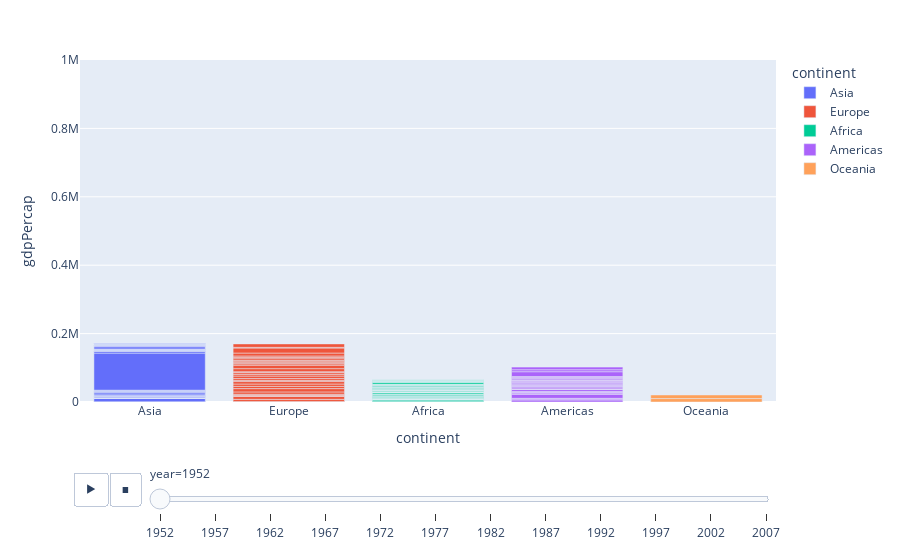

The cell this chart's notebook holds for it:
### Markdown cell above
## Plotly - Animations

### Code cell
import plotly.express as px

df = px.data.gapminder()

fig = px.bar(df,
             x='continent',
             y='gdpPercap',
             color='continent',
             animation_frame='year',
             animation_group='country',
             range_y=[0, 1000000])
fig.show()

### Figure 1 — Plotly figure (JSON) as saved in the notebook; plotly's stock layout.template omitted (floating-point values rounded to 4 significant figures)
{"data": [{"alignmentgroup": "True", "hovertemplate": "continent=%{x}<br>year=1952<br>gdpPercap=%{y}<extra></extra>", "ids": ["Afghanistan", "Bahrain", "Bangladesh", "Cambodia", "China", "Hong Kong, China", "India", "Indonesia", "Iran", "Iraq", "Israel", "Japan", "Jordan", "Korea, Dem. Rep.", "Korea, Rep.", "Kuwait", "Lebanon", "Malaysia", "Mongolia", "Myanmar", "Nepal", "Oman", "Pakistan", "Philippines", "Saudi Arabia", "Singapore", "Sri Lanka", "Syria", "Taiwan", "Thailand", "Vietnam", "West Bank and Gaza", "Yemen, Rep."], "legendgroup": "Asia", "marker": {"color": "#636efa"}, "name": "Asia", "offsetgroup": "Asia", "orientation": "v", "showlegend": true, "textposition": "auto", "type": "bar", "x": ["Asia", "Asia", "Asia", "Asia", "Asia", "Asia", "Asia", "Asia", "Asia", "Asia", "Asia", "Asia", "Asia", "Asia", "Asia", "Asia", "Asia", "Asia", "Asia", "Asia", "Asia", "Asia", "Asia", "Asia", "Asia", "Asia", "Asia", "Asia", "Asia", "Asia", "Asia", "Asia", "Asia"], "xaxis": "x", "y": [779.4, 9867.0, 684.2, 368.5, 400.4, 3054.0, 546.6, 749.7, 3035.0, 4130.0, 4087.0, 3217.0, 1547.0, 1088.0, 1031.0, 108400.0, 4835.0, 1831.0, 786.6, 331, 545.9, 1828.0, 684.6, 1273.0, 6460.0, 2315.0, 1084.0, 1643.0, 1207.0, 757.8, 605.1, 1516.0, 781.7], "yaxis": "y"}, {"alignmentgroup": "True", "hovertemplate": "continent=%{x}<br>year=1952<br>gdpPercap=%{y}<extra></extra>", "ids": ["Albania", "Austria", "Belgium", "Bosnia and Herzegovina", "Bulgaria", "Croatia", "Czech Republic", "Denmark", "Finland", "France", "Germany", "Greece", "Hungary", "Iceland", "Ireland", "Italy", "Montenegro", "Netherlands", "Norway", "Poland", "Portugal", "Romania", "Serbia", "Slovak Republic", "Slovenia", "Spain", "Sweden", "Switzerland", "Turkey", "United Kingdom"], "legendgroup": "Europe", "marker": {"color": "#EF553B"}, "name": "Europe", "offsetgroup": "Europe", "orientation": "v", "showlegend": true, "textposition": "auto", "type": "bar", "x": ["Europe", "Europe", "Europe", "Europe", "Europe", "Europe", "Europe", "Europe", "Europe", "Europe", "Europe", "Europe", "Europe", "Europe", "Europe", "Europe", "Europe", "Europe", "Europe", "Europe", "Europe", "Europe", "Europe", "Europe", "Europe", "Europe", "Europe", "Europe", "Europe", "Europe"], "xaxis": "x", "y": [1601.0, 6137.0, 8343.0, 973.5, 2444.0, 3119.0, 6876.0, 9692.0, 6425.0, 7030.0, 7144.0, 3531.0, 5264.0, 7268.0, 5210.0, 4931.0, 2648.0, 8942.0, 10100.0, 4029.0, 3068.0, 3145.0, 3581.0, 5075.0, 4215.0, 3834.0, 8528.0, 14730.0, 1969.0, 9980.0], "yaxis": "y"}, {"alignmentgroup": "True", "hovertemplate": "continent=%{x}<br>year=1952<br>gdpPercap=%{y}<extra></extra>", "ids": ["Algeria", "Angola", "Benin", "Botswana", "Burkina Faso", "Burundi", "Cameroon", "Central African Republic", "Chad", "Comoros", "Congo, Dem. Rep.", "Congo, Rep.", "Cote d'Ivoire", "Djibouti", "Egypt", "Equatorial Guinea", "Eritrea", "Ethiopia", "Gabon", "Gambia", "Ghana", "Guinea", "Guinea-Bissau", "Kenya", "Lesotho", "Liberia", "Libya", "Madagascar", "Malawi", "Mali", "Mauritania", "Mauritius", "Morocco", "Mozambique", "Namibia", "Niger", "Nigeria", "Reunion", "Rwanda", "Sao Tome and Principe", "Senegal", "Sierra Leone", "Somalia", "South Africa", "Sudan", "Swaziland", "Tanzania", "Togo", "Tunisia", "Uganda", "Zambia", "Zimbabwe"], "legendgroup": "Africa", "marker": {"color": "#00cc96"}, "name": "Africa", "offsetgroup": "Africa", "orientation": "v", "showlegend": true, "textposition": "auto", "type": "bar", "x": ["Africa", "Africa", "Africa", "Africa", "Africa", "Africa", "Africa", "Africa", "Africa", "Africa", "Africa", "Africa", "Africa", "Africa", "Africa", "Africa", "Africa", "Africa", "Africa", "Africa", "Africa", "Africa", "Africa", "Africa", "Africa", "Africa", "Africa", "Africa", "Africa", "Africa", "Africa", "Africa", "Africa", "Africa", "Africa", "Africa", "Africa", "Africa", "Africa", "Africa", "Africa", "Africa", "Africa", "Africa", "Africa", "Africa", "Africa", "Africa", "Africa", "Africa", "Africa", "Africa"], "xaxis": "x", "y": [2449.0, 3521.0, 1063.0, 851.2, 543.3, 339.3, 1173.0, 1071.0, 1179.0, 1103.0, 780.5, 2126.0, 1389.0, 2670.0, 1419.0, 375.6, 328.9, 362.1, 4293.0, 485.2, 911.3, 510.2, 299.9, 853.5, 298.8, 575.6, 2388.0, 1443.0, 369.2, 452.3, 743.1, 1968.0, 1688.0, 468.5, 2424.0, 761.9, 1077.0, 2719.0, 493.3, 879.6, 1450.0, 879.8, 1136.0, 4725.0, 1616.0, 1148.0, 716.7, 859.8, 1468.0, 734.8, 1147.0, 406.9], "yaxis": "y"}, {"alignmentgroup": "True", "hovertemplate": "continent=%{x}<br>year=1952<br>gdpPercap=%{y}<extra></extra>", "ids": ["Argentina", "Bolivia", "Brazil", "Canada", "Chile", "Colombia", "Costa Rica", "Cuba", "Dominican Republic", "Ecuador", "El Salvador", "Guatemala", "Haiti", "Honduras", "Jamaica", "Mexico", "Nicaragua", "Panama", "Paraguay", "Peru", "Puerto Rico", "Trinidad and Tobago", "United States", "Uruguay", "Venezuela"], "legendgroup": "Americas", "marker": {"color": "#ab63fa"}, "name": "Americas", "offsetgroup": "Americas", "orientation": "v", "showlegend": true, "textposition": "auto", "type": "bar", "x": ["Americas", "Americas", "Americas", "Americas", "Americas", "Americas", "Americas", "Americas", "Americas", "Americas", "Americas", "Americas", "Americas", "Americas", "Americas", "Americas", "Americas", "Americas", "Americas", "Americas", "Americas", "Americas", "Americas", "Americas", "Americas"], "xaxis": "x", "y": [5911.0, 2677.0, 2109.0, 11370.0, 3940.0, 2144.0, 2627.0, 5587.0, 1398.0, 3522.0, 3048.0, 2428.0, 1840.0, 2195.0, 2899.0, 3478.0, 3112.0, 2480.0, 1952.0, 3759.0, 3082.0, 3023.0, 13990.0, 5717.0, 7690.0], "yaxis": "y"}, {"alignmentgroup": "True", "hovertemplate": "continent=%{x}<br>year=1952<br>gdpPercap=%{y}<extra></extra>", "ids": ["Australia", "New Zealand"], "legendgroup": "Oceania", "marker": {"color": "#FFA15A"}, "name": "Oceania", "offsetgroup": "Oceania", "orientation": "v", "showlegend": true, "textposition": "auto", "type": "bar", "x": ["Oceania", "Oceania"], "xaxis": "x", "y": [10040.0, 10560.0], "yaxis": "y"}], "layout": {"barmode": "relative", "legend": {"title": {"text": "continent"}, "tracegroupgap": 0}, "margin": {"t": 60}, "sliders": [{"active": 0, "currentvalue": {"prefix": "year="}, "len": 0.9, "pad": {"b": 10, "t": 60}, "steps": [{"args": [["1952"], {"frame": {"duration": 0, "redraw": true}, "fromcurrent": true, "mode": "immediate", "transition": {"duration": 0, "easing": "linear"}}], "label": "1952", "method": "animate"}, {"args": [["1957"], {"frame": {"duration": 0, "redraw": true}, "fromcurrent": true, "mode": "immediate", "transition": {"duration": 0, "easing": "linear"}}], "label": "1957", "method": "animate"}, {"args": [["1962"], {"frame": {"duration": 0, "redraw": true}, "fromcurrent": true, "mode": "immediate", "transition": {"duration": 0, "easing": "linear"}}], "label": "1962", "method": "animate"}, {"args": [["1967"], {"frame": {"duration": 0, "redraw": true}, "fromcurrent": true, "mode": "immediate", "transition": {"duration": 0, "easing": "linear"}}], "label": "1967", "method": "animate"}, {"args": [["1972"], {"frame": {"duration": 0, "redraw": true}, "fromcurrent": true, "mode": "immediate", "transition": {"duration": 0, "easing": "linear"}}], "label": "1972", "method": "animate"}, {"args": [["1977"], {"frame": {"duration": 0, "redraw": true}, "fromcurrent": true, "mode": "immediate", "transition": {"duration": 0, "easing": "linear"}}], "label": "1977", "method": "animate"}, {"args": [["1982"], {"frame": {"duration": 0, "redraw": true}, "fromcurrent": true, "mode": "immediate", "transition": {"duration": 0, "easing": "linear"}}], "label": "1982", "method": "animate"}, {"args": [["1987"], {"frame": {"duration": 0, "redraw": true}, "fromcurrent": true, "mode": "immediate", "transition": {"duration": 0, "easing": "linear"}}], "label": "1987", "method": "animate"}, {"args": [["1992"], {"frame": {"duration": 0, "redraw": true}, "fromcurrent": true, "mode": "immediate", "transition": {"duration": 0, "easing": "linear"}}], "label": "1992", "method": "animate"}, {"args": [["1997"], {"frame": {"duration": 0, "redraw": true}, "fromcurrent": true, "mode": "immediate", "transition": {"duration": 0, "easing": "linear"}}], "label": "1997", "method": "animate"}, {"args": [["2002"], {"frame": {"duration": 0, "redraw": true}, "fromcurrent": true, "mode": "immediate", "transition": {"duration": 0, "easing": "linear"}}], "label": "2002", "method": "animate"}, {"args": [["2007"], {"frame": {"duration": 0, "redraw": true}, "fromcurrent": true, "mode": "immediate", "transition": {"duration": 0, "easing": "linear"}}], "label": "2007", "method": "animate"}], "x": 0.1, "xanchor": "left", "y": 0, "yanchor": "top"}], "updatemenus": [{"buttons": [{"args": [null, {"frame": {"duration": 500, "redraw": true}, "fromcurrent": true, "mode": "immediate", "transition": {"duration": 500, "easing": "linear"}}], "label": "&#9654;", "method": "animate"}, {"args": [[null], {"frame": {"duration": 0, "redraw": true}, "fromcurrent": true, "mode": "immediate", "transition": {"duration": 0, "easing": "linear"}}], "label": "&#9724;", "method": "animate"}], "direction": "left", "pad": {"r": 10, "t": 70}, "showactive": false, "type": "buttons", "x": 0.1, "xanchor": "right", "y": 0, "yanchor": "top"}], "xaxis": {"anchor": "y", "categoryarray": ["Asia", "Europe", "Africa", "Americas", "Oceania"], "categoryorder": "array", "domain": [0, 1], "title": {"text": "continent"}}, "yaxis": {"anchor": "x", "domain": [0, 1], "range": [0, 1000000], "title": {"text": "gdpPercap"}}}}
